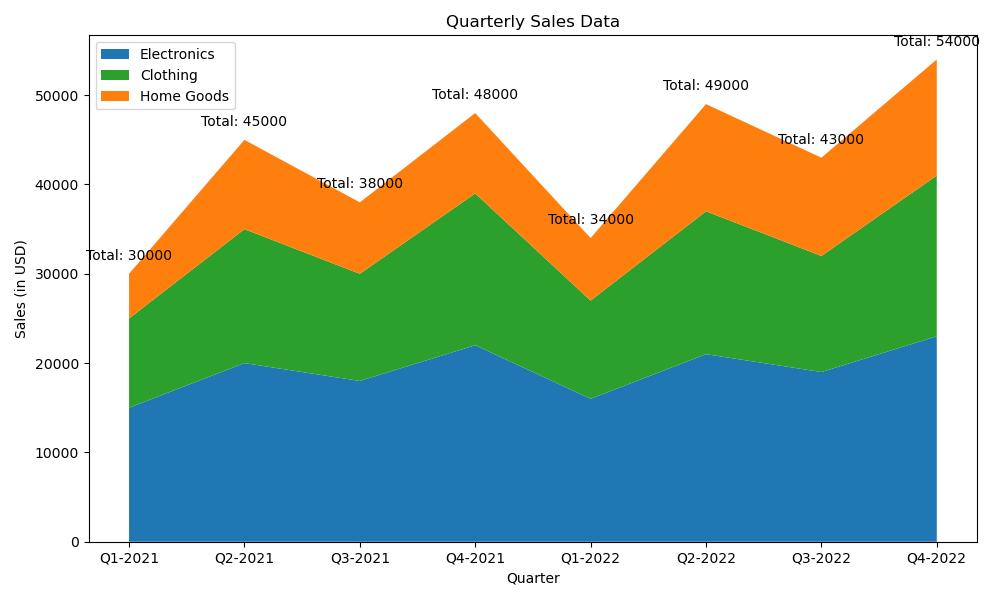

This chart was generated by the following Python code:

import matplotlib.pyplot as plt
import pandas as pd

# Data
data = {
    'Quarter': ['Q1-2021', 'Q2-2021', 'Q3-2021', 'Q4-2021', 'Q1-2022', 'Q2-2022', 'Q3-2022', 'Q4-2022'],
    'Electronics': [15000, 20000, 18000, 22000, 16000, 21000, 19000, 23000],
    'Clothing': [10000, 15000, 12000, 17000, 11000, 16000, 13000, 18000],
    'Home Goods': [5000, 10000, 8000, 9000, 7000, 12000, 11000, 13000]
}

df = pd.DataFrame(data)

# Figure and Plot
fig, ax = plt.subplots(figsize=(10, 6))
ax.stackplot(df['Quarter'], df['Electronics'], df['Clothing'], df['Home Goods'],
             labels=['Electronics', 'Clothing', 'Home Goods'],
             colors=['#1f77b4', '#2ca02c', '#ff7f0e'])

# Title and labels
plt.title('Quarterly Sales Data')
plt.xlabel('Quarter')
plt.ylabel('Sales (in USD)')
plt.legend(loc='upper left')

# Annotations
for i, (quarter, electronics, clothing, home_goods) in enumerate(zip(df['Quarter'], df['Electronics'], df['Clothing'], df['Home Goods'])):
    total_sales = electronics + clothing + home_goods
    ax.annotate(f'Total: {total_sales}', (quarter, total_sales), textcoords="offset points", xytext=(0,10), ha='center')

# Show plot
plt.tight_layout()
plt.show()
